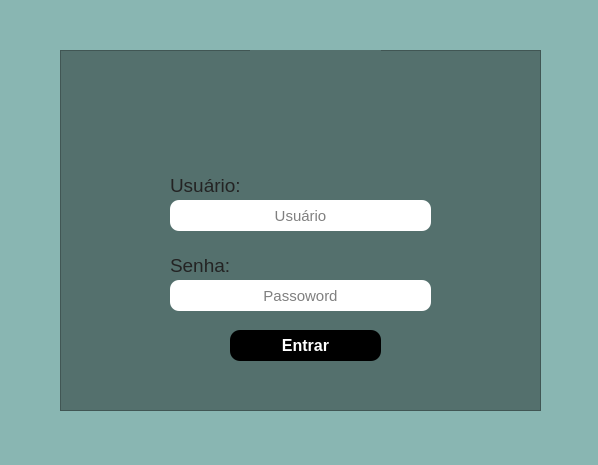
<?xml version="1.0" encoding="UTF-8"?>
<ui version="4.0">
 <class>Login</class>
 <widget class="QWidget" name="Login">
  <property name="geometry">
   <rect>
    <x>0</x>
    <y>0</y>
    <width>598</width>
    <height>465</height>
   </rect>
  </property>
  <property name="windowTitle">
   <string>Form</string>
  </property>
  <property name="styleSheet">
   <string notr="true">background-color: rgb(137, 182, 178);</string>
  </property>
  <widget class="QFrame" name="frame">
   <property name="geometry">
    <rect>
     <x>60</x>
     <y>50</y>
     <width>481</width>
     <height>361</height>
    </rect>
   </property>
   <property name="styleSheet">
    <string notr="true">background-color: rgb(84, 112, 109);</string>
   </property>
   <property name="frameShape">
    <enum>QFrame::StyledPanel</enum>
   </property>
   <property name="frameShadow">
    <enum>QFrame::Raised</enum>
   </property>
   <widget class="QLineEdit" name="txt_login">
    <property name="geometry">
     <rect>
      <x>110</x>
      <y>150</y>
      <width>261</width>
      <height>31</height>
     </rect>
    </property>
    <property name="font">
     <font>
      <pointsize>11</pointsize>
     </font>
    </property>
    <property name="styleSheet">
     <string notr="true">background-color: rgb(255, 255, 255);
border-radius: 9px;</string>
    </property>
    <property name="alignment">
     <set>Qt::AlignCenter</set>
    </property>
    <property name="placeholderText">
     <string>Usuário</string>
    </property>
   </widget>
   <widget class="QLineEdit" name="txt_password">
    <property name="geometry">
     <rect>
      <x>110</x>
      <y>230</y>
      <width>261</width>
      <height>31</height>
     </rect>
    </property>
    <property name="font">
     <font>
      <pointsize>11</pointsize>
     </font>
    </property>
    <property name="styleSheet">
     <string notr="true">background-color: rgb(255, 255, 255);
border-radius: 9px;</string>
    </property>
    <property name="echoMode">
     <enum>QLineEdit::Password</enum>
    </property>
    <property name="alignment">
     <set>Qt::AlignCenter</set>
    </property>
    <property name="placeholderText">
     <string>Passoword</string>
    </property>
   </widget>
   <widget class="QPushButton" name="btn_login">
    <property name="geometry">
     <rect>
      <x>170</x>
      <y>280</y>
      <width>151</width>
      <height>31</height>
     </rect>
    </property>
    <property name="font">
     <font>
      <family>Nirmala UI</family>
      <pointsize>12</pointsize>
      <weight>75</weight>
      <bold>true</bold>
     </font>
    </property>
    <property name="cursor">
     <cursorShape>PointingHandCursor</cursorShape>
    </property>
    <property name="styleSheet">
     <string notr="true">QPushButton{
	
	background-color: rgb(0, 0, 0);
	color: rgb(255, 255, 255);
	border-radius: 10px;

}

QPushButton:hover{
	
	background-color: rgb(99, 99, 99);
	
	color: rgb(186, 186, 186);


}</string>
    </property>
    <property name="text">
     <string>Entrar</string>
    </property>
   </widget>
   <widget class="QLabel" name="label">
    <property name="geometry">
     <rect>
      <x>190</x>
      <y>0</y>
      <width>131</width>
      <height>131</height>
     </rect>
    </property>
    <property name="text">
     <string/>
    </property>
    <property name="pixmap">
     <pixmap>fotos/Usuario.png</pixmap>
    </property>
    <property name="scaledContents">
     <bool>false</bool>
    </property>
   </widget>
   <widget class="QLabel" name="n_senha">
    <property name="geometry">
     <rect>
      <x>110</x>
      <y>200</y>
      <width>131</width>
      <height>31</height>
     </rect>
    </property>
    <property name="text">
     <string>&lt;html&gt;&lt;head/&gt;&lt;body&gt;&lt;p&gt;&lt;span style=&quot; font-size:14pt; color:#232323;&quot;&gt;Senha:&lt;/span&gt;&lt;/p&gt;&lt;/body&gt;&lt;/html&gt;</string>
    </property>
   </widget>
   <widget class="QLabel" name="n_user">
    <property name="geometry">
     <rect>
      <x>110</x>
      <y>120</y>
      <width>131</width>
      <height>31</height>
     </rect>
    </property>
    <property name="text">
     <string>&lt;html&gt;&lt;head/&gt;&lt;body&gt;&lt;p&gt;&lt;span style=&quot; font-size:14pt; color:#232323;&quot;&gt;Usuário:&lt;/span&gt;&lt;/p&gt;&lt;/body&gt;&lt;/html&gt;</string>
    </property>
   </widget>
   <zorder>n_user</zorder>
   <zorder>n_senha</zorder>
   <zorder>label</zorder>
   <zorder>txt_login</zorder>
   <zorder>txt_password</zorder>
   <zorder>btn_login</zorder>
  </widget>
 </widget>
 <tabstops>
  <tabstop>txt_login</tabstop>
  <tabstop>txt_password</tabstop>
  <tabstop>btn_login</tabstop>
 </tabstops>
 <resources/>
 <connections/>
</ui>
